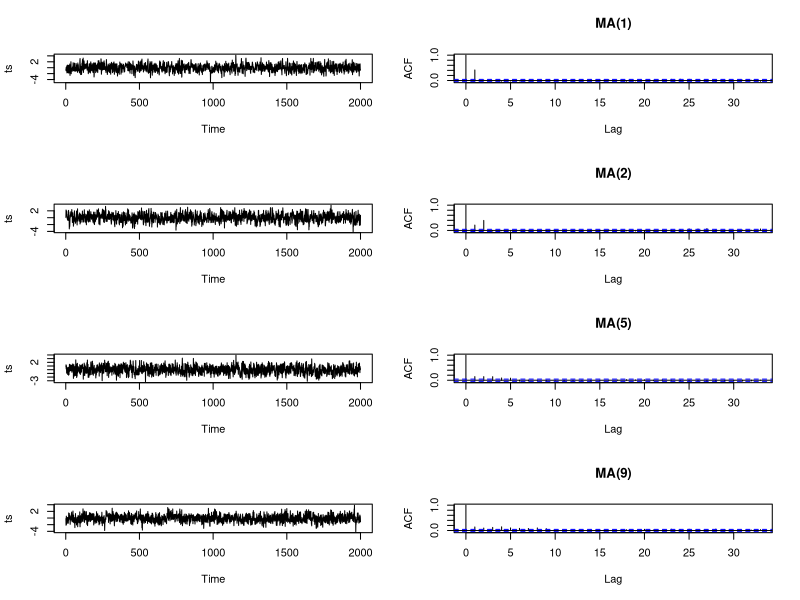
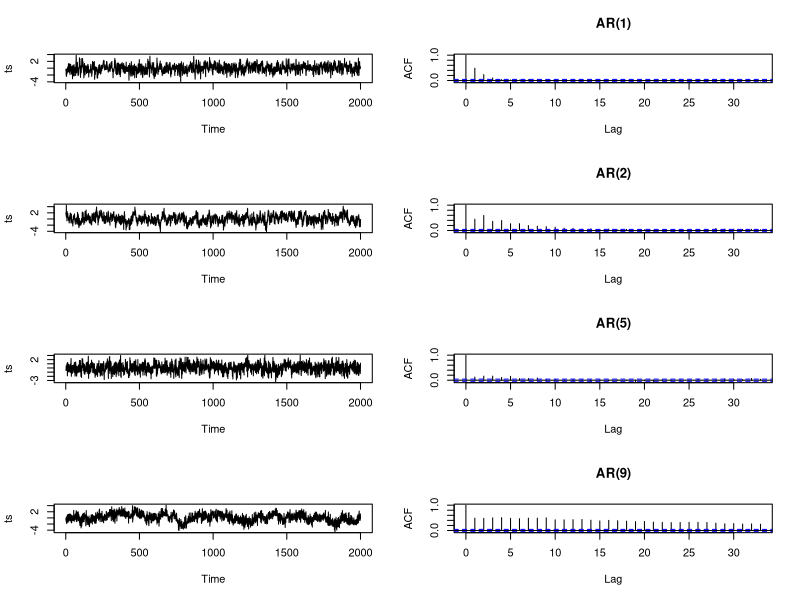
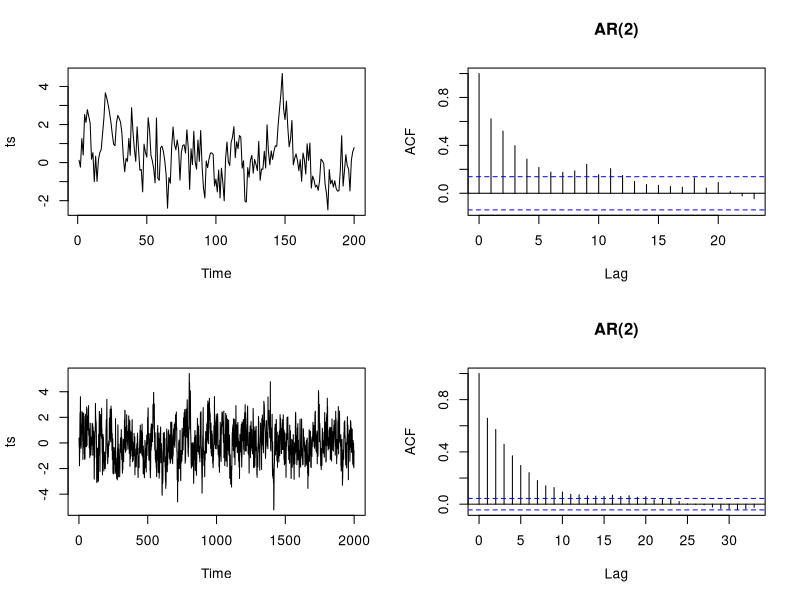
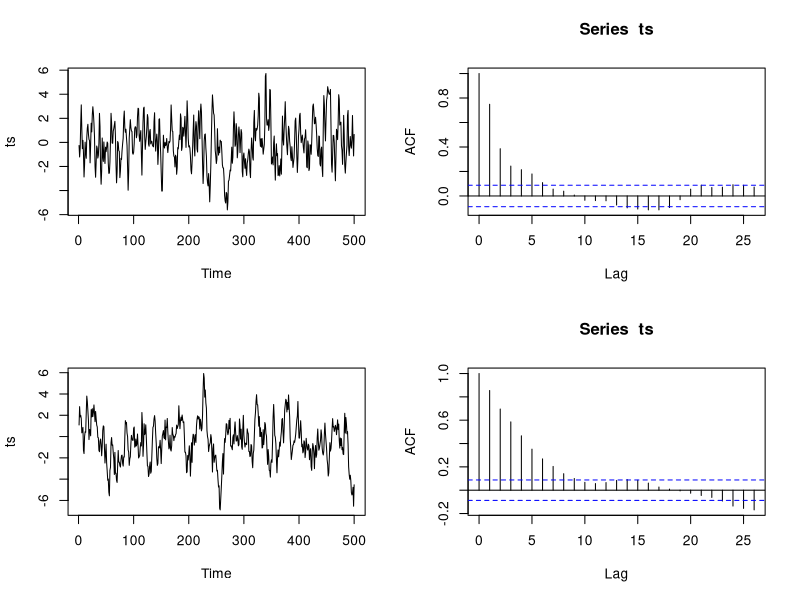

The R script that drew these images, in order: (Note: this script raises an error after producing the figures.)
# Chapter 3 - R demos

## For MA
par(mfrow=c(4,2))
ts<-arima.sim(list(ma=0.5),n=2000)
plot(ts)
acf(ts, main="MA(1)")
ts<-arima.sim(list(ma=c(0.2,0.5)),n=2000)
plot(ts)
acf(ts, main="MA(2)")
ts<-arima.sim(list(ma=rep(0.1,5)),n=2000)
plot(ts)
acf(ts, main="MA(5)")
ts<-arima.sim(list(ma=rep(0.1,9)),n=2000)
plot(ts)
acf(ts, main="MA(9)")

## For AR
par(mfrow=c(4,2))
ts<-arima.sim(list(ar=0.5),n=2000)
plot(ts)
acf(ts, main="AR(1)")
ts<-arima.sim(list(ar=c(0.2,0.5)),n=2000)
plot(ts)
acf(ts, main="AR(2)")
ts<-arima.sim(list(ar=rep(0.1,5)),n=2000)
plot(ts)
acf(ts, main="AR(5)")
ts<-arima.sim(list(ar=rep(0.1,9)),n=2000)
plot(ts)
acf(ts, main="AR(9)")
# Below is the example in our lecture notes
par(mfrow=c(2,2))
ts<-arima.sim(list(ar=c(0.5,0.24)),n=200)
plot(ts)
acf(ts, main="AR(2)")
ts<-arima.sim(list(ar=c(0.5,0.24)),n=2000)
plot(ts)
acf(ts, main="AR(2)")
# To find the root of polynomials in R and their norms 
#    (to check whether they are outside the unit circle or not):
?polyroot
polyroot(c(1,-0.5,-0.24))
abs( polyroot(c(1,-0.5,-0.24)) )


## For ARMA
par(mfrow=c(2,2))
ts<-arima.sim(list(ar=0.5,ma=0.8),n=500)
plot(ts)
acf(ts)
ts<-arima.sim(list(ar=0.8,ma=0.2),n=500)
plot(ts)
acf(ts)
# If input doesn't guarantee stationary of ARMA (more precisely, causal), 
#    will report errors...
ts<-arima.sim(list(ar=1,ma=0.2),n=500)
ts<-arima.sim(list(ar=-1,ma=0.2),n=500)
ts<-arima.sim(list(ar=2,ma=0.2),n=500)

## For ARIMA
par(mfrow=c(4,2))
ts<-arima.sim(list(order = c(0,1,0)),n=500)
plot(ts)
acf(ts, main="ARIMA(0,1,0)")
ts<-arima.sim(list(order = c(1,1,1), ar=0.5,ma=0.5),n=500)
plot(ts)
acf(ts, main="ARIMA(1,1,1)")
ts<-arima.sim(list(order = c(1,2,1), ar=0.5,ma=0.5),n=500)
plot(ts)
acf(ts, main="ARIMA(1,2,1)")
ts<-arima.sim(list(order = c(1,3,1), ar=0.5,ma=0.5),n=500)
plot(ts)
acf(ts, main="ARIMA(1,3,1)")
# If input orders don't match, will report errors...
ts<-arima.sim(list(order = c(1,1,0), ar=0.5,ma=0.5),n=500)
ts<-arima.sim(list(order = c(0,1,0), ar=0.5,ma=0.5),n=500)

